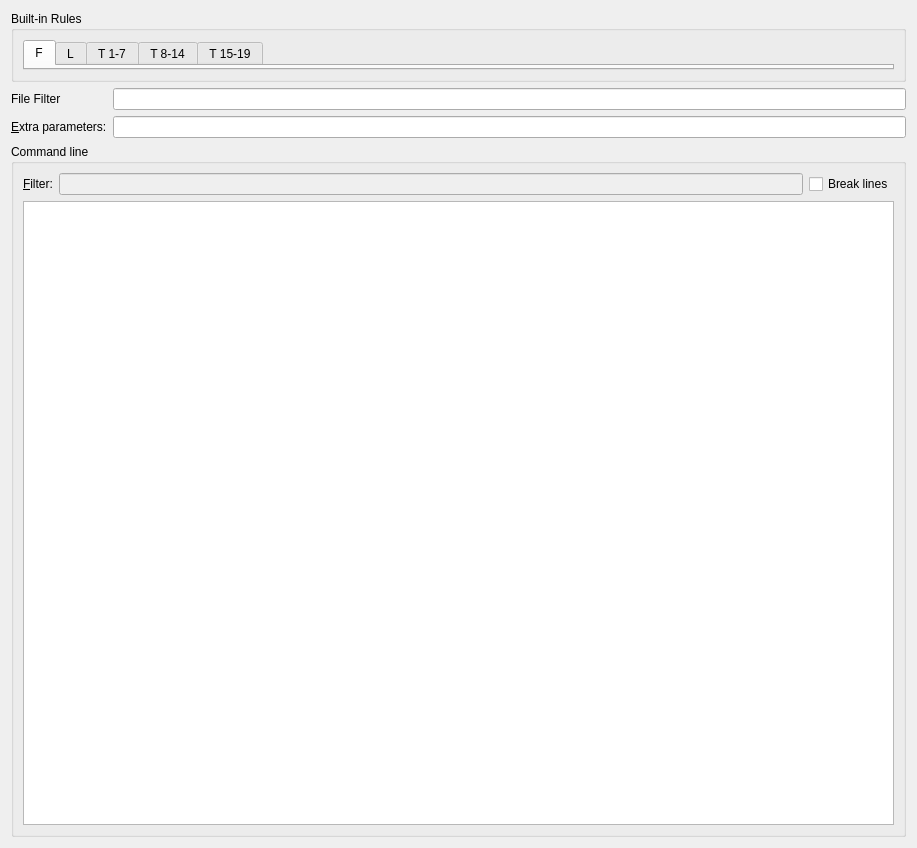
<?xml version="1.0" encoding="UTF-8"?>
<ui version="4.0">
 <class>verapp::ProjectConfigPage</class>
 <widget class="QWidget" name="verapp::ProjectConfigPage">
  <property name="geometry">
   <rect>
    <x>0</x>
    <y>0</y>
    <width>917</width>
    <height>848</height>
   </rect>
  </property>
  <layout class="QVBoxLayout" name="verticalLayout">
   <item>
    <widget class="QGroupBox" name="AdditionalChecksGroupBox">
     <property name="sizePolicy">
      <sizepolicy hsizetype="Preferred" vsizetype="Minimum">
       <horstretch>0</horstretch>
       <verstretch>0</verstretch>
      </sizepolicy>
     </property>
     <property name="title">
      <string>Built-in Rules</string>
     </property>
     <layout class="QVBoxLayout" name="verticalLayout_4">
      <item>
       <widget class="QTabWidget" name="tabWidget">
        <property name="sizePolicy">
         <sizepolicy hsizetype="Expanding" vsizetype="Minimum">
          <horstretch>0</horstretch>
          <verstretch>0</verstretch>
         </sizepolicy>
        </property>
        <property name="tabPosition">
         <enum>QTabWidget::North</enum>
        </property>
        <property name="currentIndex">
         <number>0</number>
        </property>
        <widget class="QWidget" name="tabF">
         <attribute name="title">
          <string>F</string>
         </attribute>
        </widget>
        <widget class="QWidget" name="tabL">
         <attribute name="title">
          <string>L</string>
         </attribute>
        </widget>
        <widget class="QWidget" name="tabT1">
         <attribute name="title">
          <string>T 1-7</string>
         </attribute>
        </widget>
        <widget class="QWidget" name="tabT2">
         <attribute name="title">
          <string>T 8-14</string>
         </attribute>
        </widget>
        <widget class="QWidget" name="tabT3">
         <attribute name="title">
          <string>T 15-19</string>
         </attribute>
        </widget>
       </widget>
      </item>
     </layout>
    </widget>
   </item>
   <item>
    <layout class="QFormLayout" name="formLayout">
     <item row="0" column="0">
      <widget class="QLabel" name="label">
       <property name="text">
        <string>File Filter</string>
       </property>
      </widget>
     </item>
     <item row="0" column="1">
      <widget class="QLineEdit" name="kcfg_fileFilter">
       <property name="text">
        <string/>
       </property>
      </widget>
     </item>
     <item row="1" column="0">
      <widget class="QLabel" name="label_3">
       <property name="text">
        <string>&amp;Extra parameters:</string>
       </property>
       <property name="buddy">
        <cstring>kcfg_extraParameters</cstring>
       </property>
      </widget>
     </item>
     <item row="1" column="1">
      <widget class="QLineEdit" name="kcfg_extraParameters">
       <property name="toolTip">
        <string>&lt;html&gt;&lt;head/&gt;&lt;body&gt;&lt;p&gt;Defines additional parameters for vera++ (see documentation).&lt;/p&gt;&lt;p&gt;You can use the following placeholders:&lt;/p&gt;&lt;p&gt;%p - Gets replaced by the URL of the project's root directory.&lt;/p&gt;&lt;p&gt;%b - Gets replaced by the URL of the project's build directory.&lt;/p&gt;&lt;/body&gt;&lt;/html&gt;</string>
       </property>
      </widget>
     </item>
    </layout>
   </item>
   <item>
    <widget class="QGroupBox" name="groupBox_2">
     <property name="title">
      <string>Command line</string>
     </property>
     <layout class="QVBoxLayout" name="verticalLayout_2">
      <item>
       <layout class="QHBoxLayout" name="horizontalLayout">
        <item>
         <widget class="QLabel" name="commandLineFilterLabel">
          <property name="text">
           <string>&amp;Filter:</string>
          </property>
          <property name="buddy">
           <cstring>commandLineFilter</cstring>
          </property>
         </widget>
        </item>
        <item>
         <widget class="QLineEdit" name="commandLineFilter">
          <property name="enabled">
           <bool>false</bool>
          </property>
         </widget>
        </item>
        <item>
         <widget class="QCheckBox" name="commandLineBreaks">
          <property name="text">
           <string>Break lines</string>
          </property>
          <property name="checked">
           <bool>false</bool>
          </property>
         </widget>
        </item>
       </layout>
      </item>
      <item>
       <widget class="QTextEdit" name="commandLine">
        <property name="enabled">
         <bool>true</bool>
        </property>
        <property name="readOnly">
         <bool>true</bool>
        </property>
        <property name="acceptRichText">
         <bool>false</bool>
        </property>
       </widget>
      </item>
     </layout>
    </widget>
   </item>
  </layout>
 </widget>
 <tabstops>
  <tabstop>tabWidget</tabstop>
  <tabstop>kcfg_fileFilter</tabstop>
  <tabstop>kcfg_extraParameters</tabstop>
  <tabstop>commandLineFilter</tabstop>
  <tabstop>commandLineBreaks</tabstop>
  <tabstop>commandLine</tabstop>
 </tabstops>
 <resources/>
 <connections>
  <connection>
   <sender>commandLineBreaks</sender>
   <signal>toggled(bool)</signal>
   <receiver>commandLineFilter</receiver>
   <slot>setEnabled(bool)</slot>
   <hints>
    <hint type="sourcelabel">
     <x>901</x>
     <y>513</y>
    </hint>
    <hint type="destinationlabel">
     <x>772</x>
     <y>518</y>
    </hint>
   </hints>
  </connection>
  <connection>
   <sender>commandLineBreaks</sender>
   <signal>toggled(bool)</signal>
   <receiver>commandLineFilterLabel</receiver>
   <slot>setEnabled(bool)</slot>
   <hints>
    <hint type="sourcelabel">
     <x>901</x>
     <y>513</y>
    </hint>
    <hint type="destinationlabel">
     <x>54</x>
     <y>518</y>
    </hint>
   </hints>
  </connection>
 </connections>
</ui>
